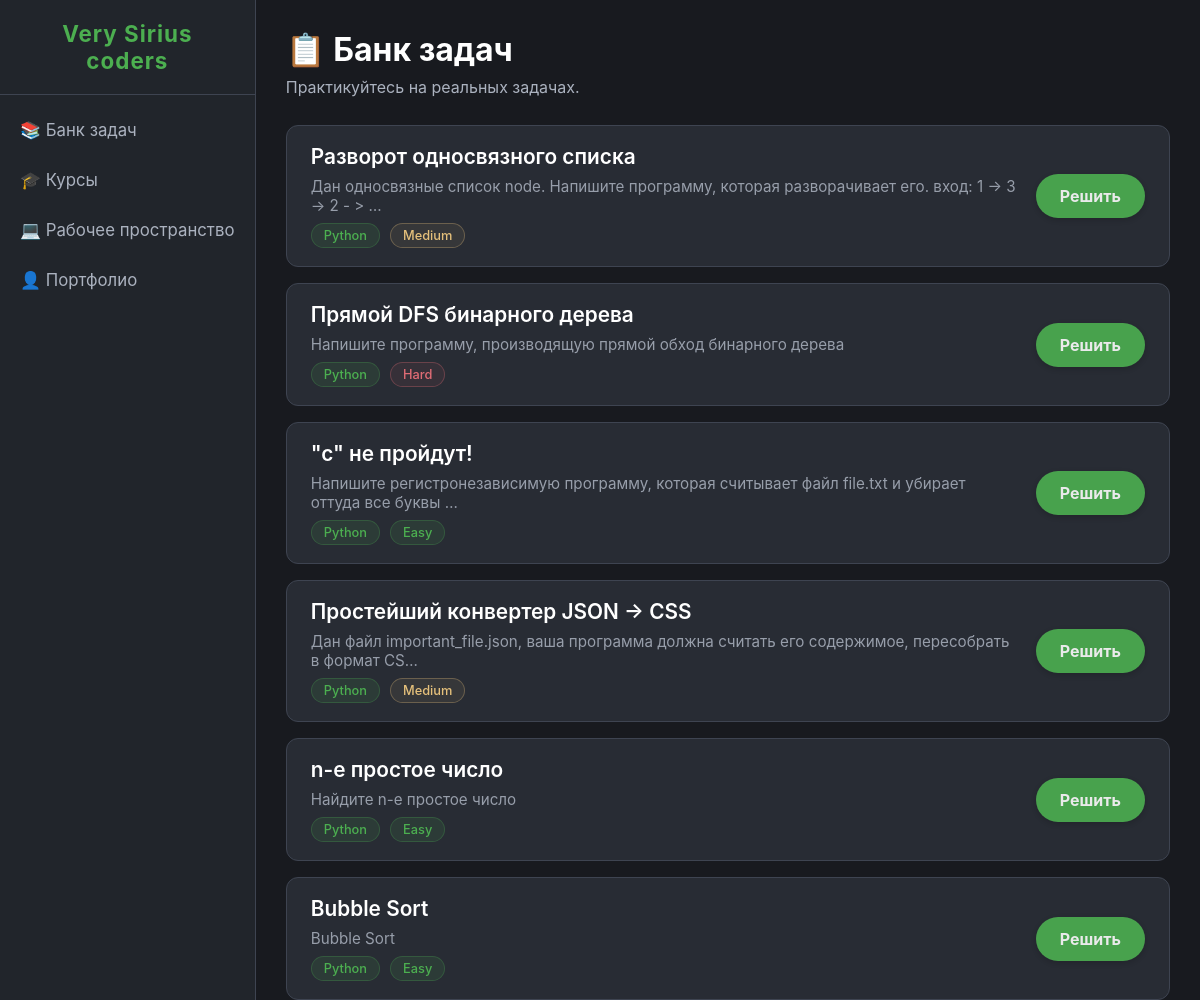
/tasks/, run on an earlier commit of the app's database.
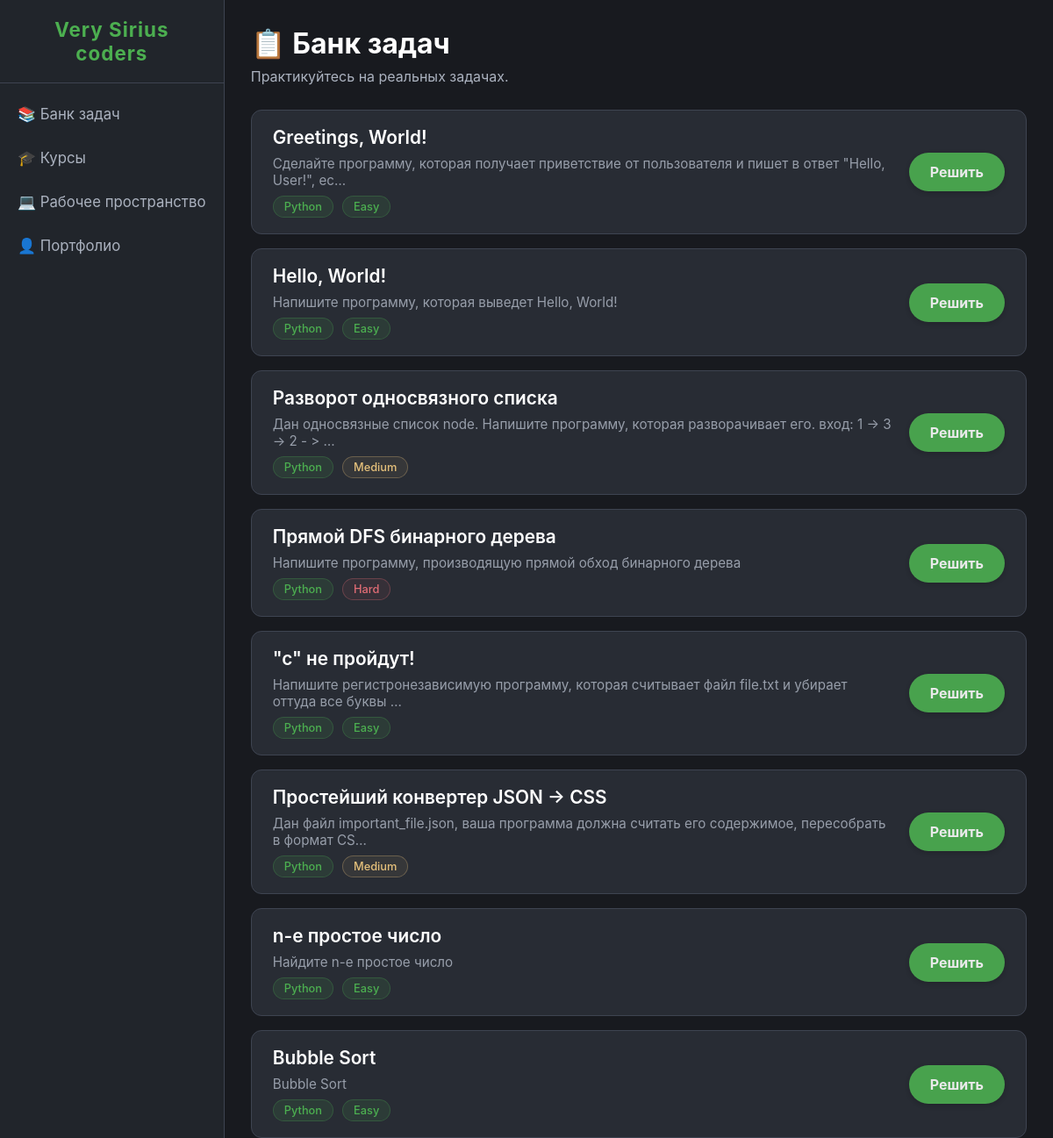
And on a later commit of the database.
### task/models.py (models this page shows, shortened)
class Task(models.Model):
    title = models.CharField(max_length=200, verbose_name="Название")
    description = models.TextField(verbose_name="Описание")
    difficulty = models.ForeignKey(
        Difficulty,
        on_delete=models.PROTECT,
        verbose_name="Сложность"
    )
    categories = models.ManyToManyField(
        Category,
        related_name='tasks',
        verbose_name="Категории"
    )
    language = models.ForeignKey(
        ProgrammingLanguage,
        on_delete=models.PROTECT,
        verbose_name="Целевой язык"
    )
    starter_code = models.TextField(blank=True, null=True, verbose_name="Начальный код")
    solution_code = models.TextField(blank=True, null=True, verbose_name="Эталонное решение")
    time_limit_ms = models.IntegerField(default=1000, verbose_name="Лимит времени (мс)")
    memory_limit_kb = models.IntegerField(default=256000, verbose_name="Лимит памяти (КБ)")
    author = models.ForeignKey(
        settings.AUTH_USER_MODEL,
        on_delete=models.SET_NULL,
        null=True,
        related_name='created_tasks',
        verbose_name="Автор"
    )
    is_active = models.BooleanField(default=True, verbose_name="Активна")
    created_at = models.DateTimeField(auto_now_add=True, verbose_name="Дата создания")
    class Meta:
        verbose_name = "Задача"
        verbose_name_plural = "Задачи"
        ordering = ['-created_at']

class ProgrammingLanguage(models.Model):
    name = models.CharField(max_length=50, unique=True, verbose_name="Язык")
    class Meta:
        verbose_name = "Язык программирования"
        verbose_name_plural = "Языки программирования"

class Difficulty(models.Model):
    name = models.CharField(max_length=50, unique=True, verbose_name="Сложность")
    base_points = models.IntegerField(default=100, verbose_name="Базовые очки (XP)")
    class Meta:
        verbose_name = "Уровень сложности"
        verbose_name_plural = "Уровни сложности"

### crius/views.py (the view)
# urls.py: path('tasks/', views.task_list, name='list'),
def task_list(request):
    tasks = Task.objects.filter(is_active=True).select_related('difficulty', 'language')
    return render(request, 'crius/task_list.html', {'tasks': tasks})

### crius/templates/crius/task_list.html (shortened to what this page needs)
{% extends 'crius/base.html' %}
{% load static %}
{% block content %}
<div id="tasks-section" class="section active">
    <h1>📋 Банк задач</h1>
    <p style="margin-bottom: 4px;">Практикуйтесь на реальных задачах.</p>
    <div class="task-list">
        {% for task in tasks %}
        <div class="task-row">
            <div class="task-info">
                <div class="task-title">{{ task.title }}</div>
                <div class="task-desc">{{ task.description|truncatechars:100 }}</div>
                <div class="tags">
                    <span class="tag">{{ task.language.name }}</span>
                    {% if task.difficulty.name == 'Easy' %}
                        <span class="tag">{{ task.difficulty.name }}</span>
                    {% elif task.difficulty.name == 'Medium' %}
                        <span class="tag type-opt">{{ task.difficulty.name }}</span>
                    {% else %}
                        <span class="tag type-bug">{{ task.difficulty.name }}</span>
                    {% endif %}
                </div>
            </div>
            <a href="{% url 'task:detail' pk=task.pk %}" class="btn-solve" style="pointer-events: auto; cursor: pointer; text-decoration: none;">Решить</a>
        </div>
        {% empty %}
        <p>Задачи пока не добавлены.</p>
        {% endfor %}
    </div>
</div>
{% endblock %}

What changed in the data, as far as the page shows it:
added Task: title "Greetings, World!", description "Сделайте программу, которая получает приветствие от пользователя и пишет в ответ \"Hello, User!\", ес…", language.name "Python", difficulty.name "Easy"
added Task: title "Hello, World!", description "Напишите программу, которая выведет Hello, World!", language.name "Python", difficulty.name "Easy"
